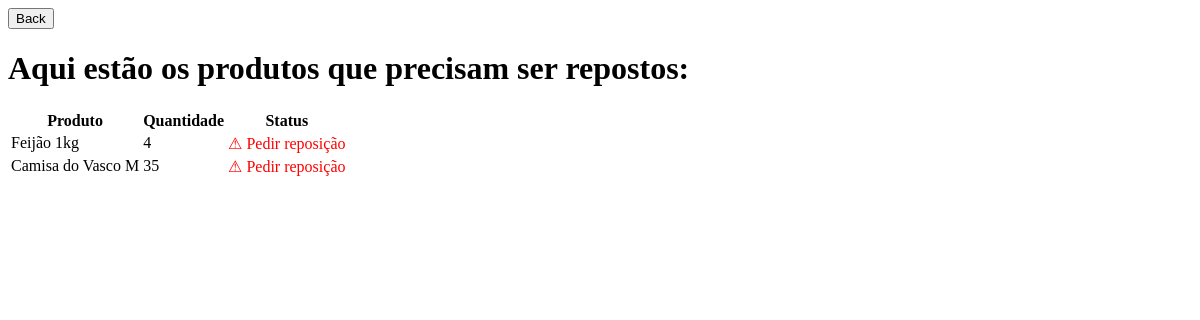
The app's page /pedir_prod, older data.
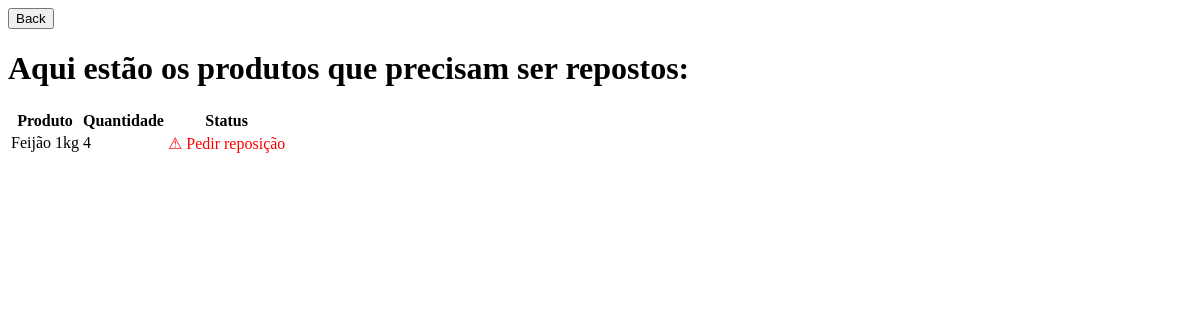
The same page, newer data.
### tables this page shows
CREATE TABLE produtos (
    id INTEGER PRIMARY KEY AUTOINCREMENT,
    nome TEXT NOT NULL,
    codigo TEXT UNIQUE NOT NULL,
    categoria TEXT,
    quantidade INTEGER NOT NULL DEFAULT 0,
    estoque_minimo INTEGER NOT NULL,
    preco_custo REAL,
    preco_venda REAL
);

### app.py (the view)
@app.route("/pedir_prod")
def pedir_prod():
    conn = sqlite3.connect("estoque.db")
    cursor = conn.cursor()
    cursor.execute("SELECT id, nome, quantidade, estoque_minimo FROM produtos WHERE quantidade <= estoque_minimo")
    produtos = cursor.fetchall()
    conn.close()
    return render_template("pedir_prod.html", produtos=produtos)

### templates/pedir_prod.html (shortened to what this page needs)
<!DOCTYPE html>
<html lang="pt-br">
<head>
  <link rel="stylesheet" href="{{url_for('static', filename='pedir_prod.css')}}">
</head>
<body>
  <form action="{{ url_for('estoque') }}" class="back-bar">
    <div class="container">
      <button type="submit"> Back </button>
    </div>
  </form>
  <h1> Aqui estão os produtos que precisam ser repostos: </h1>
  <table>
    <tr>
      <th>Produto</th>
      <th>Quantidade</th>
      <th>Status</th>
    </tr>
    {% for p in produtos %}
    {% if p[2] <= p[3] %} <tr>
      <td>{{ p[1] }}</td>
      <td>{{ p[2] }}</td>
      <td style="color:red;">⚠ Pedir reposição</td>
      </tr>
      {% endif %}
      {% endfor %}
</body>
</html>

Row changes from the older to the newer data that the page shows:
no longer on this page (row edited): produtos: nome "Camisa do Vasco M", quantidade "35"
